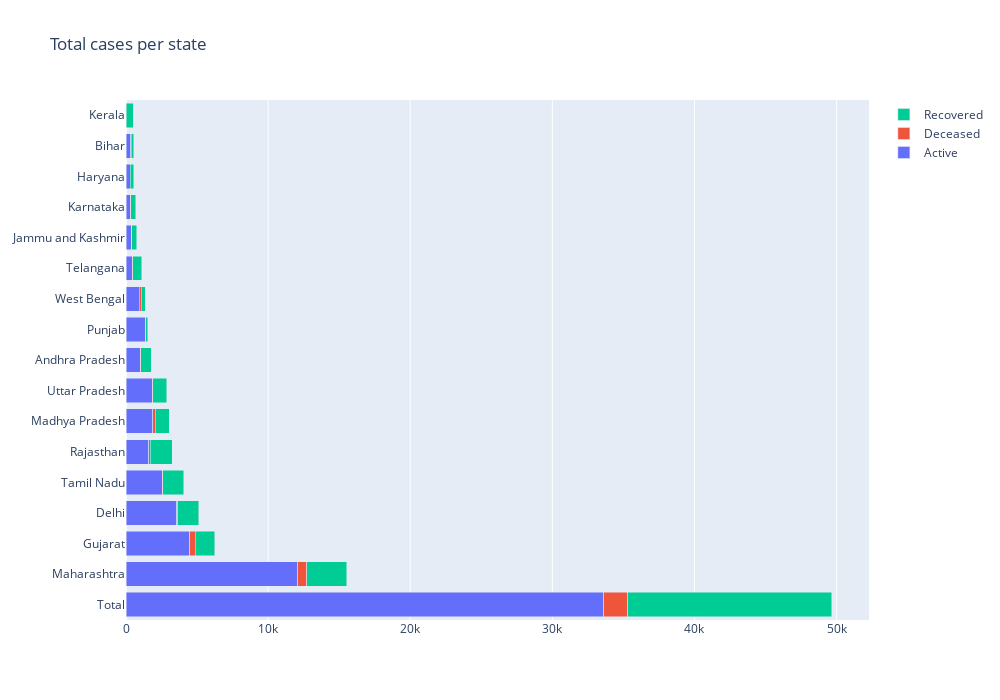

The cell this chart's notebook holds for it:
### Code cell
import plotly.graph_objects as go
states=data_cases_per_state.index
fig = go.Figure(data=[
    go.Bar(name='Active', y=states,x=data_cases_per_state['active'] ,orientation='h'),
    go.Bar(name='Deceased', y=states, x=data_cases_per_state['deceased'] ,orientation='h'),
    go.Bar(name='Recovered', y=states,x=data_cases_per_state['recovered'] ,orientation='h'),
])
# Change the bar mode
fig.update_layout(title="Total cases per state",width=1000,height=700,barmode='stack')
fig.show()

### Figure 1 — Plotly figure (JSON) as saved in the notebook; plotly's stock layout.template omitted (floating-point values rounded to 4 significant figures)
{"data": [{"name": "Active", "orientation": "h", "type": "bar", "x": [33601, 12089, 4496, 3571, 2540, 1614, 1873, 1837, 1012, 1364, 940, 439, 413, 309, 289, 349, 30], "y": ["Total", "Maharashtra", "Gujarat", "Delhi", "Tamil Nadu", "Rajasthan", "Madhya Pradesh", "Uttar Pradesh", "Andhra Pradesh", "Punjab", "West Bengal", "Telangana", "Jammu and Kashmir", "Karnataka", "Haryana", "Bihar", "Kerala"]}, {"name": "Deceased", "orientation": "h", "type": "bar", "x": [1700, 617, 368, 65, 33, 90, 176, 56, 36, 27, 140, 29, 8, 29, 6, 4, 4], "y": ["Total", "Maharashtra", "Gujarat", "Delhi", "Tamil Nadu", "Rajasthan", "Madhya Pradesh", "Uttar Pradesh", "Andhra Pradesh", "Punjab", "West Bengal", "Telangana", "Jammu and Kashmir", "Karnataka", "Haryana", "Bihar", "Kerala"]}, {"name": "Recovered", "orientation": "h", "type": "bar", "x": [14364, 2819, 1381, 1468, 1485, 1536, 1000, 987, 729, 135, 264, 628, 320, 355, 260, 188, 469], "y": ["Total", "Maharashtra", "Gujarat", "Delhi", "Tamil Nadu", "Rajasthan", "Madhya Pradesh", "Uttar Pradesh", "Andhra Pradesh", "Punjab", "West Bengal", "Telangana", "Jammu and Kashmir", "Karnataka", "Haryana", "Bihar", "Kerala"]}], "layout": {"barmode": "stack", "height": 700, "title": {"text": "Total cases per state"}, "width": 1000}}
